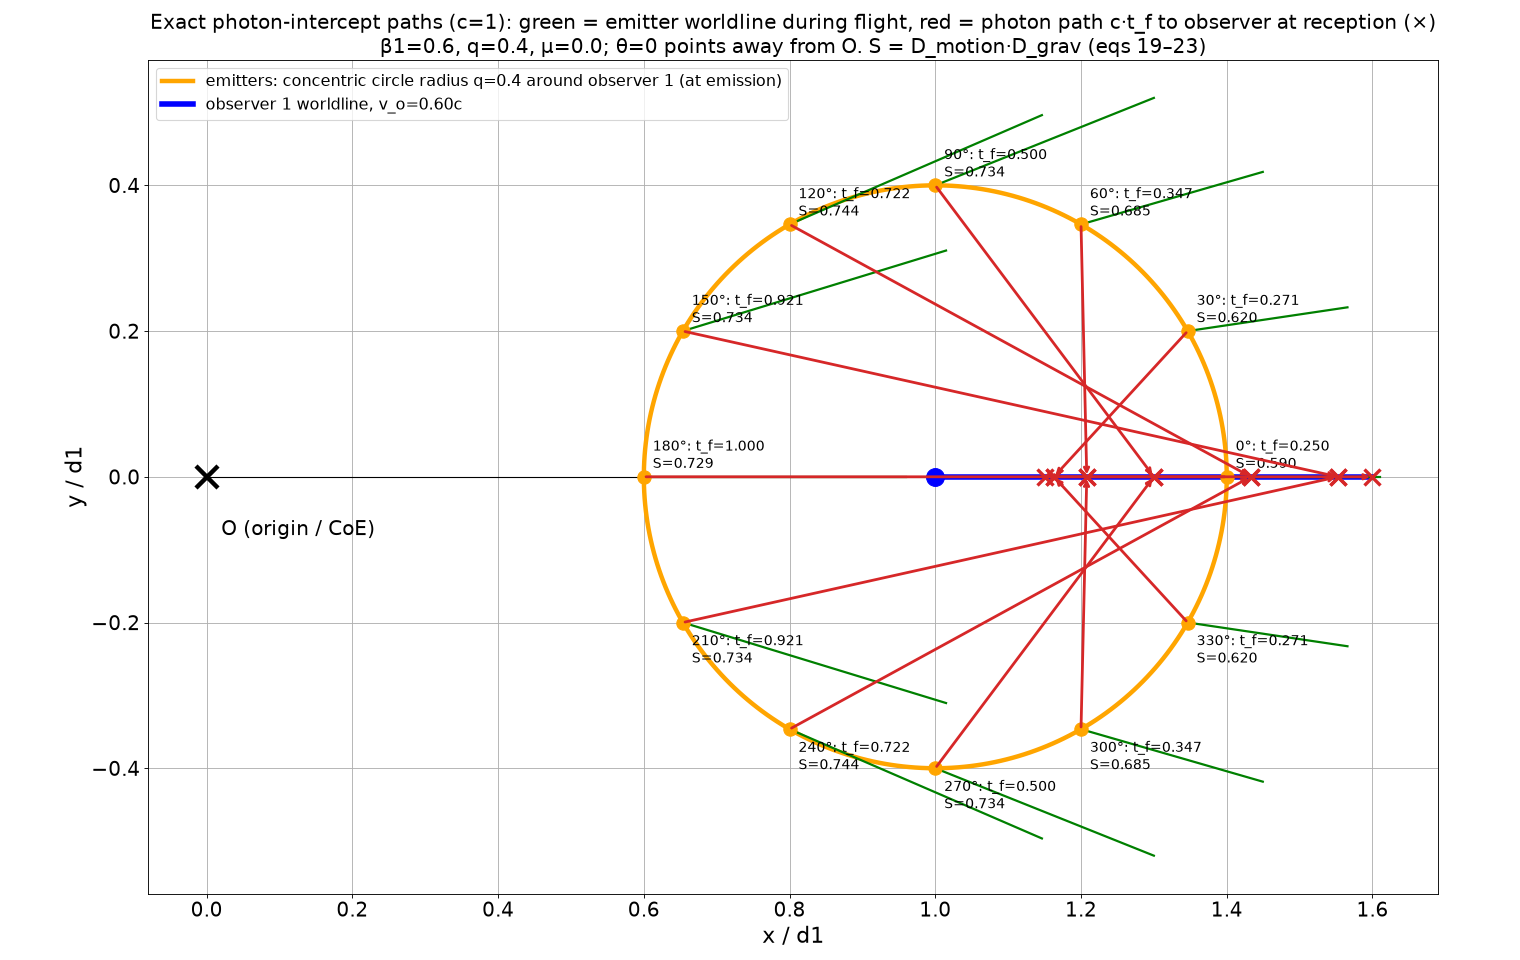

The Python source for this figure:
"""Check figure for Chris's photon-intercept construction (letter eqs 19-23; same as notes/cmb-cancel.py).
Origin O at (0,0); observer 1 at (1,0) at emission; emitters on the concentric circle of radius q around observer 1.
Frozen radial speeds v=k r (beta1 = observer speed, c=1), optional gravity mu via v^2 = beta1^2 r0^2 + 2 mu (1/r - 1/r0) (s=1 here).
Photon: straight line source->observer at reception, (v_o^2-1) t^2 + 2 dx v_o t + |d|^2 = 0, positive root t_f."""
import sys,numpy as np,matplotlib;matplotlib.use('Agg');import matplotlib.pyplot as plt
beta1,q,mu=[float(v) for v in sys.argv[1:4]] if len(sys.argv)>3 else (0.6,0.4,0.0)
th=np.radians(np.arange(0,360,30.)); xe=1+q*np.cos(th); ye=q*np.sin(th); re=np.hypot(xe,ye)
vo2=beta1**2; ve2=beta1**2*re**2+2*mu*(1/re-1/re); vo,ve=np.sqrt(vo2),np.sqrt(ve2)
dx,dy=1-xe,-ye; a=vo2-1; b=2*dx*vo; c=dx**2+dy**2; tf=(-b-np.sqrt(b*b-4*a*c))/(2*a)
nx,ny=(dx+vo*tf)/tf,dy/tf; bex,bey=ve*xe/re,ve*ye/re
Dm=(1/np.sqrt(1-vo2))*(1-vo*nx)/((1/np.sqrt(1-ve2))*(1-(bex*nx+bey*ny))); Dg=np.sqrt((1-2*mu/re)/(1-2*mu)); S=Dm*Dg
fig,ax=plt.subplots(figsize=(19,12)); ax.set_aspect('equal'); cc=np.linspace(0,2*np.pi,300)
ax.plot(1+q*np.cos(cc),q*np.sin(cc),c='orange',lw=4,label=f'emitters: concentric circle radius q={q} around observer 1 (at emission)')
T=tf.max(); ax.plot([0,1+vo*T],[0,0],'k-',lw=1); ax.plot([1,1+vo*T],[0,0],'b-',lw=5,label=f'observer 1 worldline, v_o={vo:.2f}c')
ax.plot(1,0,'o',c='b',ms=16)
for i in range(len(th)):
    ax.plot([xe[i],xe[i]+ve[i]*xe[i]/re[i]*tf[i]],[ye[i],ye[i]+ve[i]*ye[i]/re[i]*tf[i]],'-',c='green',lw=2)   # emitter worldline during flight
    ax.annotate('',xy=(1+vo*tf[i],0),xytext=(xe[i],ye[i]),arrowprops=dict(arrowstyle='->',color='C3',lw=2.5))
    ax.plot(xe[i],ye[i],'o',c='orange',ms=12); ax.plot(1+vo*tf[i],0,'x',c='C3',ms=14,mew=3)
    ax.annotate(f'{np.degrees(th[i]):.0f}°: t_f={tf[i]:.3f}\nS={S[i]:.3f}',(xe[i],ye[i]),fontsize=13,xytext=(8,8 if ye[i]>=0 else -36),textcoords='offset points')
ax.plot(0,0,'kx',ms=20,mew=4); ax.text(0.02,-0.08,'O (origin / CoE)',fontsize=18)
ax.set_title(f'Exact photon-intercept paths (c=1): green = emitter worldline during flight, red = photon path c·t_f to observer at reception (×)\nβ1={beta1}, q={q}, μ={mu}; θ=0 points away from O. S = D_motion·D_grav (eqs 19–23)',fontsize=18)
ax.set_xlabel('x / d1',fontsize=20); ax.set_ylabel('y / d1',fontsize=20); ax.tick_params(labelsize=18); ax.grid(); ax.legend(fontsize=14,loc='upper left')
fig.tight_layout(); fig.savefig('intercept_check.png',dpi=80)
print('t_f',np.round(tf,4).tolist()); print('S',np.round(S,4).tolist())
